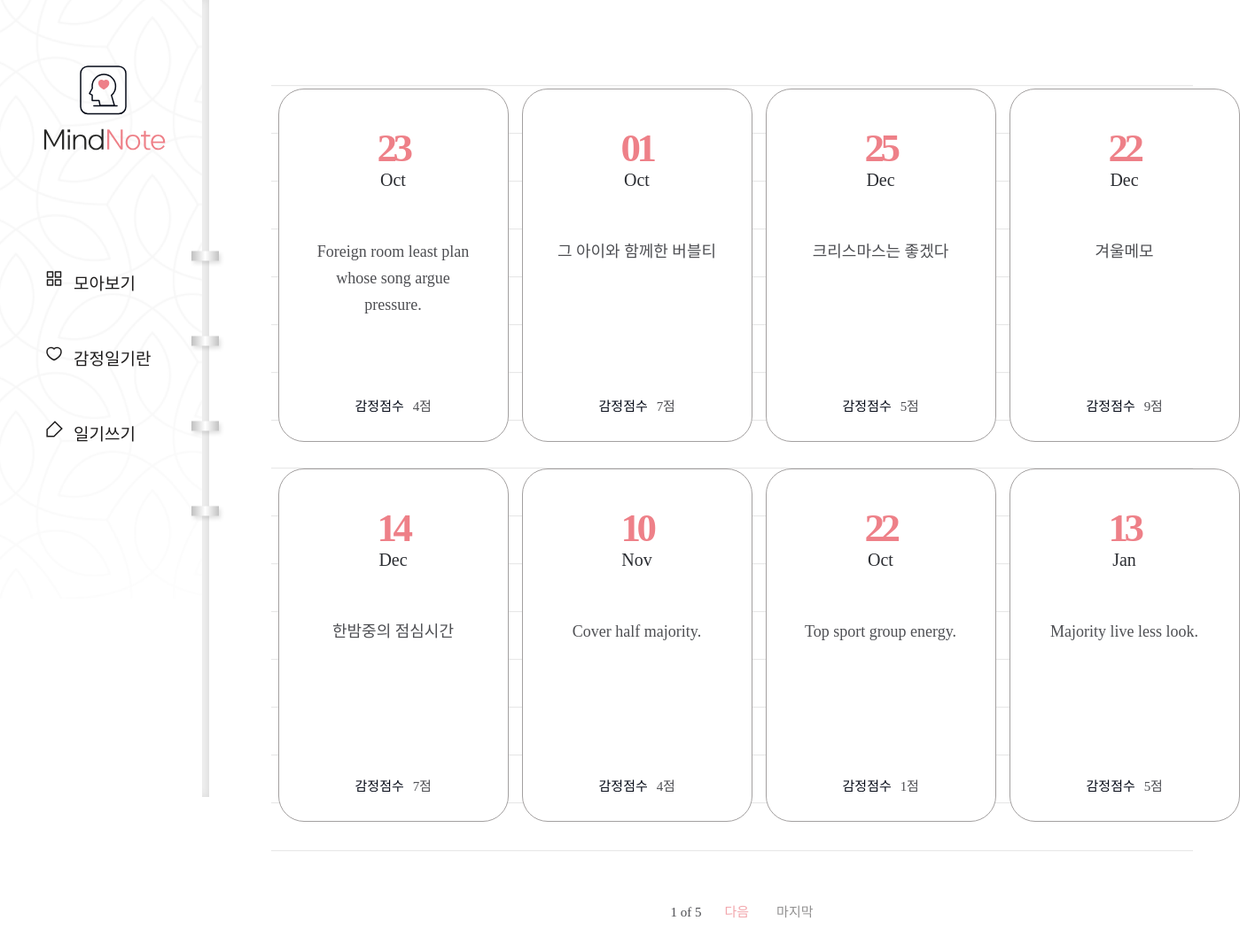
Screenshot of /diary/ with the database file from the repository.
### diary/models.py (models this page shows, shortened)
class Page(models.Model):
    title = models.CharField(max_length=100, validators=[validate_no_hash])
    content = models.TextField(validators=[validate_no_hash])
    feeling = models.CharField(max_length=80, validators=[validate_no_hash, validate_no_numbers])
    score = models.IntegerField(validators=[validate_score])
    dt_created = models.DateField()

### diary/views.py (the view)
# urls.py: path('diary/', views.PageListView.as_view(), name='page-list'),
class PageListView(ListView):
    model = Page
    ordering = ['-dt_created']
    paginate_by = 8

### diary/templates/diary/page_list.html (shortened to what this page needs)
{% extends './base.html' %}
{% block content %}
{% if page_obj.object_list %}
    <div class="wrap-note">
        <div class="note">
            <div class="note-list">
                <ul>
                    {% for obj in page_obj.object_list %}
                    <li>
                        <a href="{% url 'page-detail' obj.id %}">
                            <div class="date">
                                <span>{{obj.dt_created|date:"d"}}</span>
                                <p>{{obj.dt_created|date:"M"}}</p>
                            </div>
                            <h2>{{obj.title}}</h2>
                            <div class="score">
                                <p>감정점수</p>
                                <span>{{obj.score}}점</span>
                            </div>
                        </a>
                    </li>
                    {% endfor %}
                </ul>
            </div>
            <div class="paging">
                <span class="page">
                    <p>{{page_obj.number}} of {{page_obj.paginator.num_pages}}</p>
                </span>
                {% if page_obj.has_next %}
                    <a href="?page={{page_obj.next_page_number}}" class="next">다음</a>
                    <a href="?page={{page_obj.paginator.num_pages}}" class="last">마지막</a>
                {% endif %}
            </div>
        </div>
    </div>
{% endif %}
{% endblock content %}

### diary/templates/diary/base.html (shortened to what this page needs)
{% load static %}
<!DOCTYPE html>
<html lang="en">
<head>
    <link rel="stylesheet" href="{% static 'diary/css/styles.css' %}">
    <link rel="stylesheet" type="text/css" href="https://cdn.rawgit.com/moonspam/NanumSquare/master/nanumsquare.css">
    <link rel="stylesheet" href="https://cdn.jsdelivr.net/gh/projectnoonnu/noonfonts_two@1.0/NanumBarunpen.woff">
</head>
<body>
    <div class="menu">
        <h1><a href="{% url 'page-list' %}"><img src="{% static 'diary/image/logo02.svg' %}"></a></h1>
        <ul>
            <li><a href="{% url 'page-list' %}">모아보기</a></li>
            <li><a href="{% url 'info' %}">감정일기란</a></li>
            <li><a href="{% url 'page-create' %}">일기쓰기</a></li>
        </ul>
    </div>
    {% block content %}
    {% endblock content %}
</body>

### diary/static/diary/css/styles.css (style rules this page uses)
h1,h2,h3,p,a,ul,li { margin: 0; padding: 0; font-family: 'NanumSquare'; list-style: none; text-decoration: none; outline: none; }
html { position: relative; min-height: 100%; margin: 0; }
body { margin: 0; padding: 0; -webkit-font-smoothing: antialiased; -moz-osx-font-smoothing: auto; }
img { max-width: 100%; margin: 0; padding: 0; border: 0; }
.menu { position: fixed; width: 236px; height: 100vh; min-height: 900px; background: url(../image/menu-bg.png) no-repeat left top/contain; z-index: 99; }
.menu:before { content: ""; display: block; position: absolute; width: 8px; height: 100%; top: 0; right: 0; background-color: #f6f6f6; box-shadow: inset -3px 0 8px 0 rgba(0, 0, 0, 0.11); }
.menu:after { content: ""; display: block; position: absolute; width: 43px; height: 353px; top: 48%; right: -21px; transform: translateY(-50%); background: url(../image/notespring.svg) no-repeat; }
.menu h1 { position: absolute; margin-left: 49px; top: 74px; }
.menu ul { position: absolute; top: 48%; transform: translateY(-50%); }
.menu ul li { margin-bottom: 58px; padding-left: 83px; }
.menu ul li a { display: block; position: relative; font-family: NanumSquareR; color: #1e1c1c; font-size: 19px; }
.menu ul li a:after { content: ""; display: block; position: absolute; width: 21px; height: 20px; top: 0; left: -32px; background: url(../image/ic-feed-white.svg) no-repeat; }
.menu ul li:first-child a:after { background: url(../image/ic-feed-black.svg) no-repeat; }
.menu ul li:nth-child(2) a:after { background: url(../image/ic-heart-black.svg) no-repeat; }
.menu ul li:last-child a:after { background: url(../image/ic-pen-black.svg) no-repeat; }
.wrap-note .note { padding-left: 236px; padding-top: 50px; padding-bottom: 200px; }
.note-list { margin: 0 70px; padding-top: 50px; background: url(../image/note-bg.svg) repeat-x center/1535px 974px; }
.note-list ul { overflow: hidden; width: 1100px; margin: 0 auto; padding-bottom: 50px; }
.note-list ul li { float: left; width: 25%; padding-bottom: 30px; }
.note-list ul li a { display: block; width: 258px; height: 397px; margin: 0 auto; background: #fff; border: solid 1px #a3a0a0; border-radius: 29px; }
.note-list ul li a .date { margin-top: 40px; margin-bottom: 55px; text-align: center; }
.note-list ul li a .date p { display: inline-block; font-family: 'NanumSquare'; color: #2b2d32; font-size: 20px; text-align: center; text-transform: capitalize; line-height: 1; }
.note-list ul li a .date span { display: block; font-family: 'NanumSquare'; color: #ee8088; font-weight: 700; font-size: 45px; letter-spacing: -4.47px; }
.note-list ul li a h2 { width: 196px; height: 150px; margin: 0 auto; font-family: 'NanumBarunpen'; color: #4e4f53; font-weight: normal; font-size: 18px; line-height: 1.67; text-align: center; }
.note-list ul li a .score { margin-top: 28px; text-align: center; }
.note-list ul li a .score p { display: inline-block; font-family: 'NanumSquare'; color: #060b18; font-size: 15px; }
.note-list ul li a .score span { padding-left: 6px; font-family: 'NanumBarunpen'; color: #4e4f53; font-size: 15px; letter-spacing: -0.29px; }
.paging { margin-top: 10px; text-align: center; }
.paging a { display: inline-block; font-family: 'NanumSquare'; font-size: 15px; }
.paging .first,.paging .last { color: #929191; }
.paging .last { margin-left: 27px; }
.paging .prev,.paging .next { color: #f2a6ac; }
.paging span { display: inline-block; }
.paging span p { margin: 0 22px; font-family: 'NanumSquare'; color: #4e4f53; font-size: 15px; }

### rows the page displays
Page: dt_created "23", dt_created "Oct", title "Foreign room least plan whose song argue pressure.", score "4"
Page: dt_created "01", dt_created "Oct", title "그 아이와 함께한 버블티", score "7"
Page: dt_created "25", dt_created "Dec", title "크리스마스는 좋겠다", score "5"
Page: dt_created "22", dt_created "Dec", title "겨울메모", score "9"
Page: dt_created "14", dt_created "Dec", title "한밤중의 점심시간", score "7"
Page: dt_created "10", dt_created "Nov", title "Cover half majority.", score "4"
Page: dt_created "22", dt_created "Oct", title "Top sport group energy.", score "1"
Page: dt_created "13", dt_created "Jan", title "Majority live less look.", score "5"

### other values shown
{{ page_obj.number }} "1"
{{ page_obj.paginator.num_pages }} "5"
